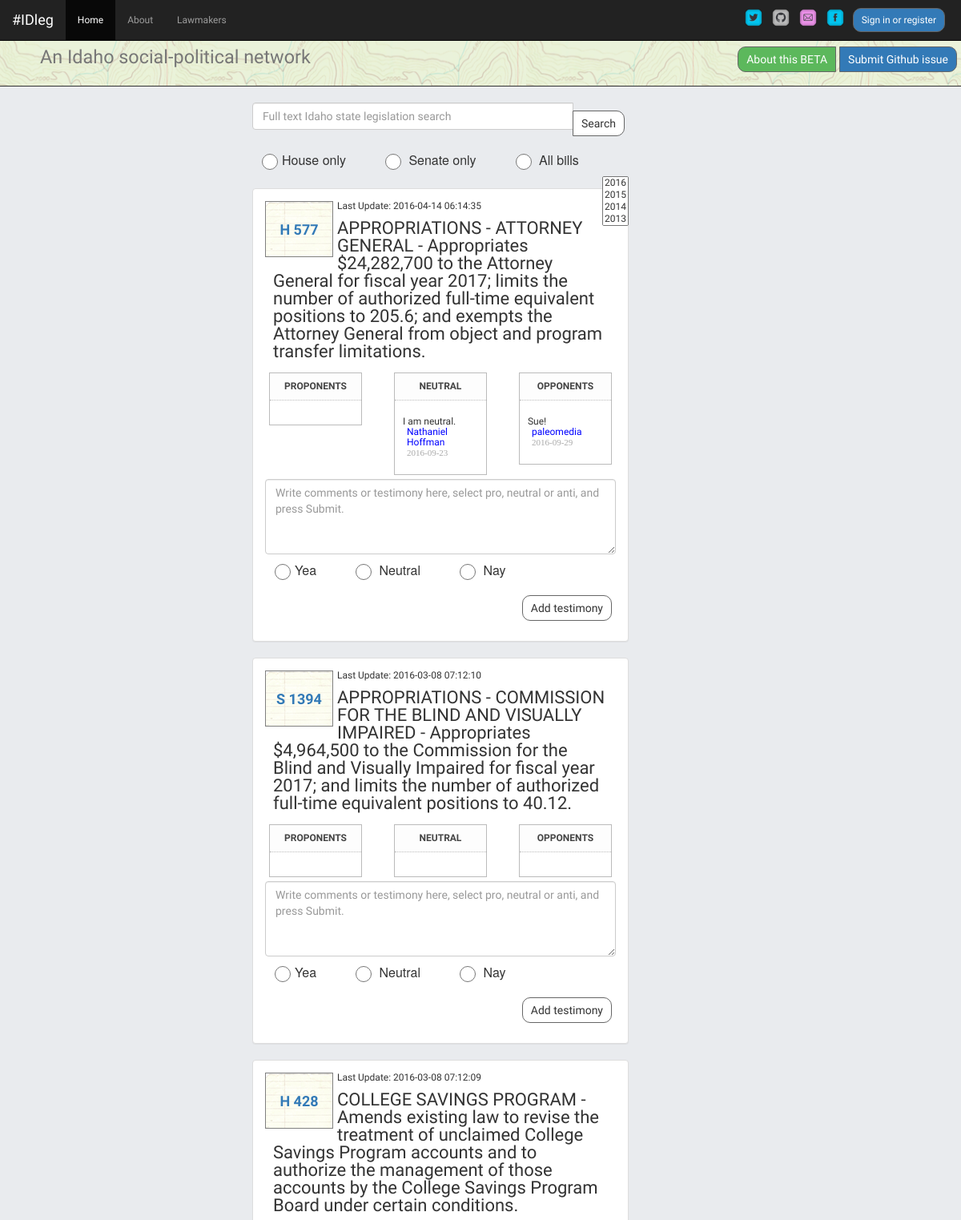
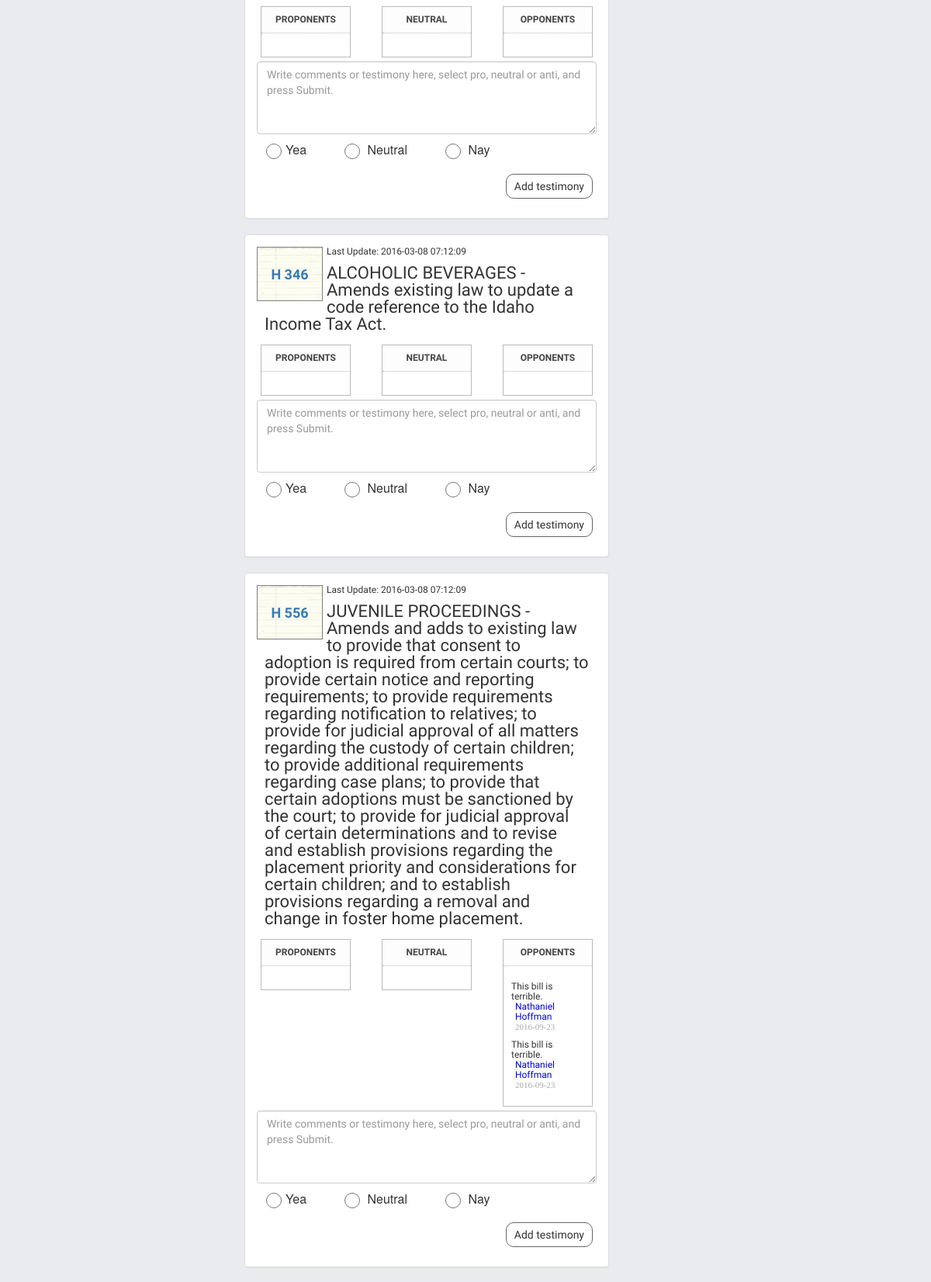
The page /home (upper part) on the database its author committed (2 pictures, top to bottom).
### app/idleg/models.py (models this page shows, shortened)
class Bill(db.Model):
  __searchable__ = ['bill_name','title','bill_id']
  bill_id = db.Column(db.String(6)) #i.e. H 572
  year = db.Column(db.String(4))
  title = db.Column(db.Text) #Title and Descrip
  bill_name = db.Column(db.String(9), primary_key=True) #unique bill ID from Sunlight
  last_updated = db.Column(db.Text)
  votes_for = db.Column(db.Integer)
  votes_against = db.Column(db.Integer)
  comments = db.relationship('Comment', backref='bill_name', lazy='dynamic')

class Comment(db.Model):
    id = db.Column(db.Integer, primary_key = True)
    body = db.Column(db.String(140))
    timestamp = db.Column(db.DateTime)
    author = db.Column(db.String, db.ForeignKey('user.id'))
    comment_type = db.Column(db.String(8))
    bill_num = db.Column(db.String(8), db.ForeignKey('bill.bill_name'))

class User(db.Model):
  id = db.Column(db.Integer, primary_key=True)
  username = db.Column(db.String(100), unique=True)
  pwdhash= db.Column(db.String())
  email = db.Column(db.String(64), nullable=True)
  comments = db.relationship('Comment', backref='commenter', lazy='dynamic')

### app/idleg/views.py (the view)
@idleg.route('/', methods=['GET','POST'])
@idleg.route('/index', methods=['GET','POST'])
@idleg.route('/home', methods=['GET','POST'])
@idleg.route('/index/<int:page>', methods=['GET','POST'])
@cache.cached(timeout=60)
def home(page=1):
  form = RegistrationForm(request.form)
  comment_form = CommentForm(request.form)
  search_form = SearchForm(request.form)
  id_bills = Bill.query.order_by(desc(Bill.last_updated)).paginate(page, 10, False)
  return render_template('home.html', user=current_user, id_bills=id_bills, form=form, comment_form=comment_form, search_form=search_form)

### app/idleg/models.py
class RegistrationForm(Form):
  username = TextField('Username', [InputRequired()])
  email = StringField('Email Address', [InputRequired()])
  password = PasswordField('Password', [validators.DataRequired(), validators.EqualTo('confirm', message='Passwords must match')])
  confirm = PasswordField('Confirm Password', [InputRequired()])

class CommentForm(Form):
  comment = TextAreaField('comment')
  position = RadioField(
    'Yea, Neutral or Nay?',
    choices=[('yea','Yea'),('neutral','Neutral'),('nay','Nay')])

### app/idleg/views.py (called while the page is built)
@idleg.before_request
def get_current_user():
  g.user = current_user

### app/templates/home.html
{% extends 'base.html' %}
{% block container %}
  {% include 'bill_list.html' %}
{% endblock %}

### app/templates/bill_list.html (shortened to what this page needs)
{% block container %}
    <div class="col-md-3"></div>
    <div class="col-md-5">
      <form action="http://127.0.0.1:5000/search" method="POST" role="search" id="searchTerm">
            <div class="input-group">
              {{ search_form.search(placeholder="Full text Idaho state legislation search", class="form-control") }}
              <span class="input-group-btn">
                <button id="submitsearch" type="submit" value="submit" class="btn btn-default">Search</button>
              </span>
            </div>
          <div class="form-group">
            <div>{{ search_form.house(class="radio-inline", type="radio") }}</div>
            <div class="btn-group btn-small pull-right" role="group" aria-label="Year selector">
              {{ search_form.year(class="selectpicker", type="dropdown", title="Select years") }}
            </div>
          </div>
      </form>
      <div class="list">
      {% for bill in id_bills.items %}
        <div class="panel panel-default">
          <div class="panel-body">
                <div><span class="billimage"><a href={{ url_for('idleg.bills', bill_deet=bill.bill_name) }}>{% print bill.bill_id %}</a></span></div>
                <div class="lastaction">Last Update: {% print bill.last_updated %}</div>
                <div class="billsummary">{% print bill.title %}</div>
            <div class="row">
              <div class="col-md-4">
                <div class="detailBox">
                  <div class="titleBox">
                    <label>Proponents</label>
                  </div>
                 <div class="actionBox">
                </div>
              </div>
            </div>
              <div class="col-md-4">
                <div class="detailBox">
                  <div class="titleBox">
                    <label>Neutral</label>
                  </div>
                 <div class="actionBox">
                  <ul class="neutral commentList">
                  {% if bill.comments %}
                    {% for comment in bill.comments %}
                      {% if comment.comment_type == "neutral" %}
                          <li>
                          <span class="commentText">
                          <p>{{ comment.body }}</p>
                          </span>
                          <span class="commenterName">
                            <p>{{ comment.commenter.username }}</p>
                          </span>
                          <span class="date sub-text">{{ comment.timestamp.strftime('%Y-%m-%d') }}
                          </span>
                        </li>
                        {% endif %}
                    {% endfor %}
                  {% endif %}
                  </ul>
                </div>
              </div>
            </div>
              <div class="col-md-4">
                <div class="detailBox">
                  <div class="titleBox">
                    <label>Opponents</label>
                  </div>
                 <div class="actionBox">
                  <ul class="nay commentList">
                  {% if bill.comments %}
                    {% for comment in bill.comments %}
                      {% if comment.comment_type == "nay" %}
                          <li>
                          <span class="commentText">
                          <p>{{ comment.body }}</p>
                          </span>
                          <span class="commenterName">
                            <p>{{ comment.commenter.username }}</p>
                          </span>
                          <span class="date sub-text">{{ comment.timestamp.strftime('%Y-%m-%d') }}
                          </span>
                        </li>
                        {% endif %}
                    {% endfor %}
                  {% endif %}
                  </ul>
                </div>
              </div>
            </div>
          </div>
              <div class="form-group">
                  <form role="form" id="comment-{{ bill.bill_id|replace(" ","") }}" class="commentForm">
                    {{ comment_form.comment(rows="4", placeholder="Write comments or testimony here, select pro, neutral or anti, and press Submit.", class="form-control") }}
                    <div class="form-group">{{ comment_form.position(class="radio-inline", type="radio") }}
                      <button id="submitcomment" type="submit" class="btn pull-right btn-default">Add testimony</button></div>
                  </form>
              </div>
              </div>
            </div>
          {% endfor %}
      </div>
  </div>
{% endblock %}

### app/static/css/styles.css (style rules this page uses)
body { background-color: #e9ebee; }
body { font-family: 'Source Sans Pro', Helvetica, sans-serif; font-size: 12px; line-height: 1.3rem; font-weight: 400; margin: 0; padding: 0; }
.form-group { position: relative; }
.btn { margin: 10px 5px 10px 5px; padding: 5px 10px; border-radius: 10px; border: solid 1px #666; display: block; float: left; cursor: pointer; }
#position label, #house label { padding:7px; font-weight: 200; margin: 3px 30px; }
#position li, #house li { display: inline; font: normal 12px/1.3 'helvetica neue', hevetica, arial; font-size: 16px; }
#position input[type=radio], #house input[type=radio] { border: 20px; width: 20px; height: 20px; margin: 12px; }
.radio-inline { padding-left: 0px; }
.billimage { background-image: url("../images/billpage.png"); position: relative; width: 85px; height: 70px; float: left; margin: 0px 5px 0px 0px; border: 1px solid gray; }
span.billimage { font-size: 1.5em; font-family: 'Source Sans Pro', Helvetica, sans-serif; font-weight: bold; line-height: 70px; padding: 0px 5px; text-align: center; }
.billsummary { font-size: 2.2rem; line-height: 2.2rem; padding:10px; }
.detailBox { border:1px solid #bbb; margin:5px; }
.titleBox { background-color:#fdfdfd; padding:10px; text-align: center; text-transform: uppercase; }
.titleBox label { color:#444; margin:0; display:inline-block; }
.commentList { padding:0; list-style:none; overflow:visible; }
.commentList li { margin:0; margin-top:10px; }
.commenterName p { margin:0 5px; color: blue; }
.commentText p { margin:0; clear: left; }
.sub-text { color:#aaa; font-family:verdana; font-size:11px; margin:0 5px; }
.actionBox { border-top:1px dotted #bbb; padding:10px; }

### rows shown on the page
Bill: bill "H 577", last_updated "2016-04-14 06:14:35", title "APPROPRIATIONS - ATTORNEY GENERAL - Appropriates $24,282,700 to the Attorney General for fiscal year 2017; limits the number of authorized full-time equivalent positions to 205.6; and exempts the Attorney General from object and program transfer limitations."
Comment: body "I am neutral.", commenter.username "Nathaniel Hoffman", timestamp "2016-09-23"
Comment: body "Sue!", commenter.username "paleomedia", timestamp "2016-09-29"
Bill: bill "S 1394", last_updated "2016-03-08 07:12:10", title "APPROPRIATIONS - COMMISSION FOR THE BLIND AND VISUALLY IMPAIRED - Appropriates $4,964,500 to the Commission for the Blind and Visually Impaired for fiscal year 2017; and limits the number of authorized full-time equivalent positions to 40.12."
Bill: bill "H 428", last_updated "2016-03-08 07:12:09", title "COLLEGE SAVINGS PROGRAM - Amends existing law to revise the treatment of unclaimed College Savings Program accounts and to authorize the management of those accounts by the College Savings Program Board under certain conditions."
Bill: bill "H 346", last_updated "2016-03-08 07:12:09", title "ALCOHOLIC BEVERAGES - Amends existing law to update a code reference to the Idaho Income Tax Act."
Bill: bill "H 556", last_updated "2016-03-08 07:12:09", title "JUVENILE PROCEEDINGS - Amends and adds to existing law to provide that consent to adoption is required from certain courts; to provide certain notice and reporting requirements; to provide requirements regarding notification to relatives; to provide for judicial approval of all matters regarding the custody of certain children; to provide additional requirements regarding case plans; to provide that certain adoptions must be sanctioned by the court; to provide for judicial approval of certain determinations and to revise and establish provisions regarding the placement priority and considerations for certain children; and to establish provisions regarding a removal and change in foster home…"
Comment: body "This bill is terrible.", commenter.username "Nathaniel Hoffman", timestamp "2016-09-23"
Comment: body "This bill is terrible.", commenter.username "Nathaniel Hoffman", timestamp "2016-09-23"
